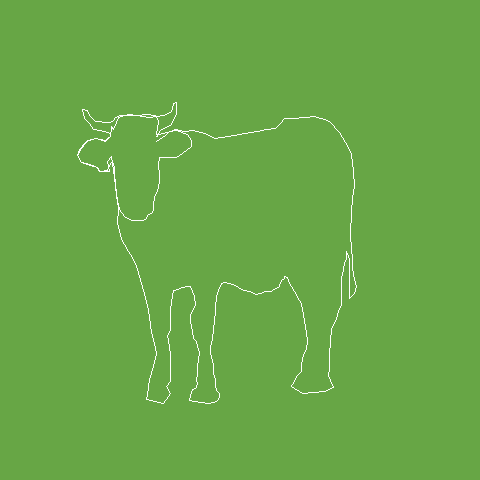

The script that saved this image:
#!/usr/bin/python
# -*- coding: utf-8 -*-
# note:
#www.pythonchallenge.com/pc/return/good.html
import Image
import ImageDraw
from pc9data import first as body,second as head

color={
    'grass':(0x67,0xA6,0x45),
    'body':(0xBE,0xC0,0xBB),
    'head':(0x9C,0x4D,0x23)
}

canvas=Image.new('RGB',(480,480),color['grass'])
draw=ImageDraw.Draw(canvas)
draw.line(body)
draw.line(head)
"""
draw.line(zip(body[0::2],body[1::2]))
draw.line(zip(head[0::2],head[1::2]))
"""
canvas.save('9.png')

